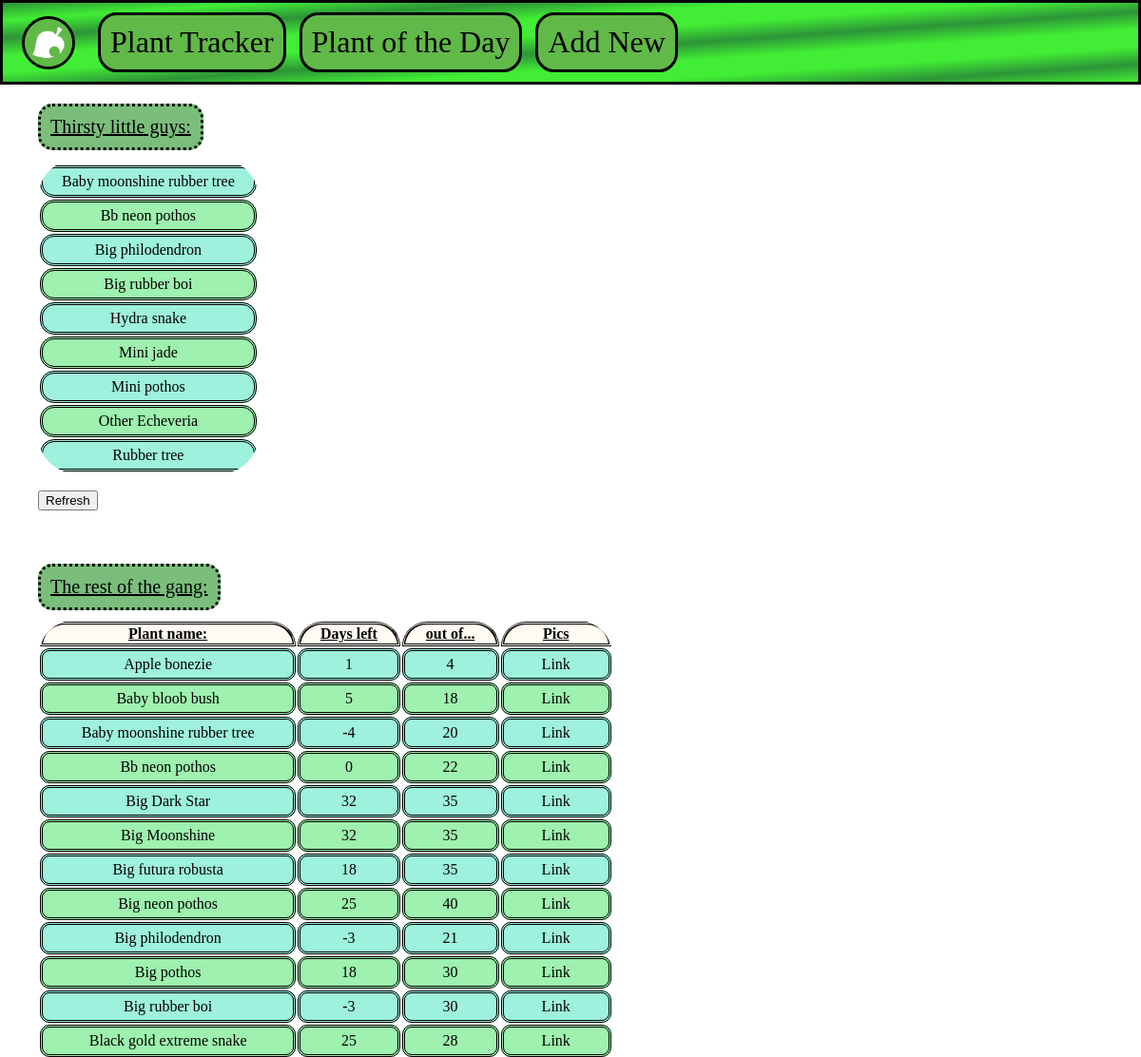
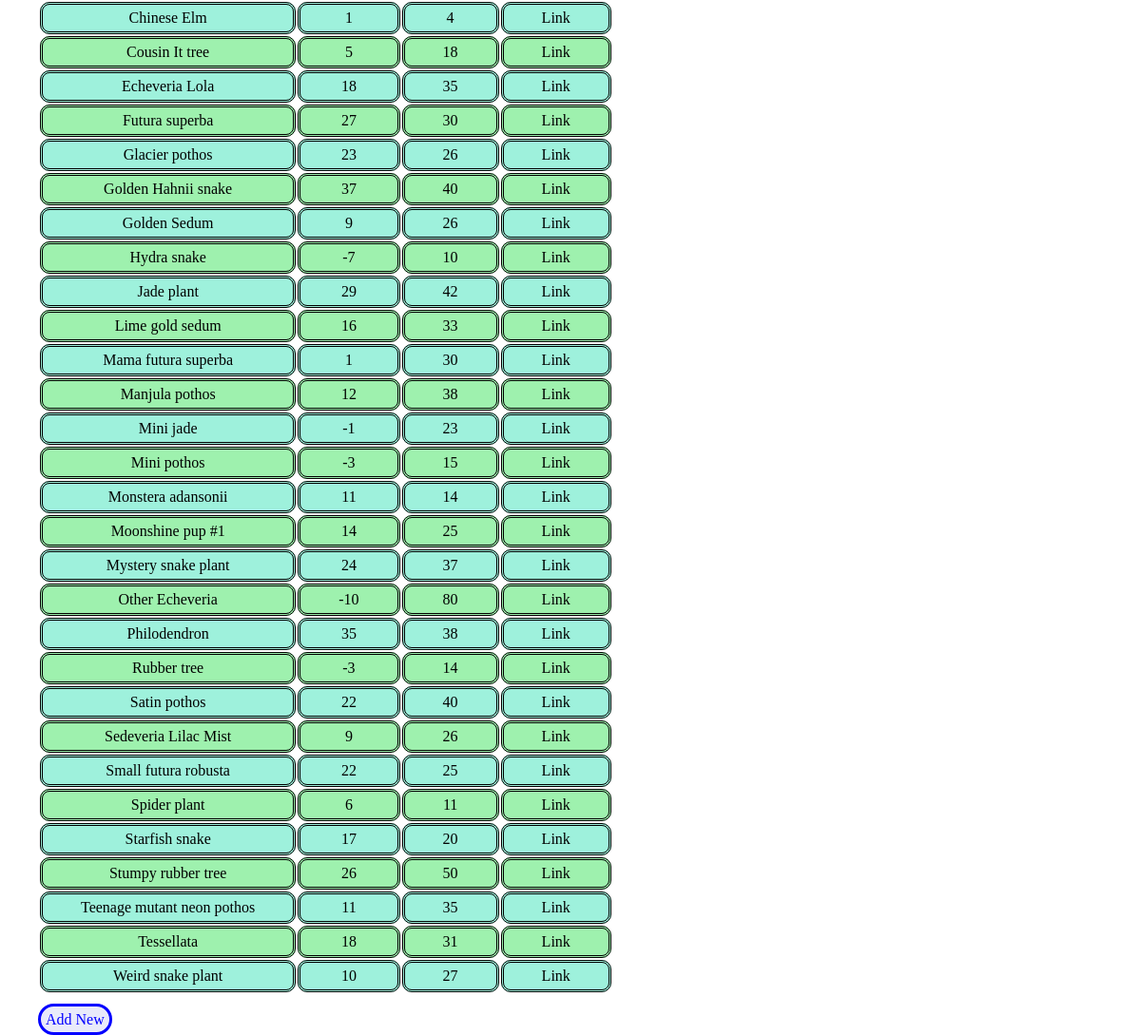
The app's page /plantTracker with its own data (2 pictures, top to bottom).
### tables this page shows
CREATE TABLE plants (
	id INTEGER PRIMARY KEY AUTOINCREMENT,
	name TEXT NOT NULL,
	lastWatered DATE NOT NULL,
	dryOut INTEGER NOT NULL
, remaining TINYINT, timeEllapsed INTEGER);

### homeTracker.py (the view)
@app.route('/plantTracker')
def plantTracker():
	today = dt.datetime.now()
	conn = get_db_connection()
	plants = conn.execute('SELECT * FROM plants ORDER BY name').fetchall()
	thirstyToday = conn.execute('SELECT * FROM plants WHERE remaining < 1 ORDER BY name').fetchall()
	conn.close()
	itsBeen = 0
	for item in thirstyToday:
		lastWatered = dt.datetime.strptime(item[2], '%Y-%m-%d')
		print(lastWatered)
		delta = int(item[3])
		deltaDays = today - lastWatered
		itsBeen = deltaDays.days
	return render_template('plantTracker.html', thirstyToday=thirstyToday, plants=plants, itsBeen=itsBeen)

### homeTracker.py (called while the page is built)
def get_db_connection():
	conn = sqlite3.connect('database.db')
	conn.row_factory = sqlite3.Row
	return conn

### templates/plantTracker.html
{% extends 'base.html' %}
{% block content %}
	<p class="thirsty"><u>Thirsty little guys:</u></p>
	<table class="thirstyTable">
                <th><u></u></th>
		{% for thirstyToday in thirstyToday %}
			{% if loop.index % 2 == 0 %}
				{% set bg_color = '#9EF1AE' %}
			{% else %}
				{% set bg_color = '#9EF1DC' %}
			{% endif %}
                        <tr style="background-color: {{ bg_color }}">
                                <td class="thirstyList">
					<a class="thirstyList" href="{{ url_for('edit', plantName=thirstyToday['name'], source='plantTracker') }}">
						{{ thirstyToday['name'] }}
					</a>
				</td>
                        </tr>
		{% endfor %}
	</table>
	<br>
        <form action="{{ url_for('refreshDb', source='plantTracker') }}">
                <input type="submit" value="Refresh" class="refresh">
        </form>
	<br>
	<br>
	<p class="thirsty"><u>The rest of the gang:</u></p>
	<table class="plantTable">
		<th class="plantsList"><u>Plant name:</u></th>
		<th class="plantsList"><u>Days left</u></th>
                <th class="plantsList"><u>out of...</u></th>
		<th class="plantsList"><u>Pics</u></th>
                {% for plants in plants %}
                        {% if loop.index % 2 == 0 %}
                                {% set bg_color = '#9EF1AE' %}
                        {% else %}
                                {% set bg_color = '#9EF1DC' %}
                        {% endif %}
			<tr style="background-color: {{ bg_color }}">
                                <td class="plantsList">
					<a class="thirstyList" href="{{ url_for('edit', plantName=plants['name'], source='plantTracker') }}">
						{{ plants['name'] }}
					</a>
				</td>
				<td class="plantsList">
					{{ plants['remaining'] }}
				</td>
                                <td class="plantsList">
					{{ plants['dryOut'] }}
				</td>
                                <td class="plantsList">
					<a class="thirstyList" href="{{ url_for('viewPics', plantName=plants['name'], source='plantTracker') }}">
						Link
					</a>
				</td>
                        </tr>
                {% endfor %}
        </table>
	<br>
	<a href="{{ url_for('addNew') }}" class="button">Add New</a>
{% endblock %}

### templates/base.html (shortened to what this page needs)
<!DOCTYPE html>
<html lang="en">
<head>
	<link rel="stylesheet" type="text/css" href="{{ url_for('static', filename='styles.css') }}" />
</head>
<body class="body">
	<nav class="mainNav">
		<a href="{{ url_for('index') }}"> <img class="logo" src="{{ url_for('static', filename='nook.png') }}"></a>
		<a href="{{ url_for('plantTracker') }}" class="mainNav">Plant Tracker</a>
		<a href="{{ url_for('pod') }}" class="mainNav"> Plant of the Day </a>
		<a href="{{ url_for('addNew') }}" class="mainNav">Add New</a>
	</nav>
	<div class="content">
		{% block content %} {% endblock %}
	</div>
</body>
</html>

### static/styles.css (style rules this page uses)
.logo { width: 50px; display: inline-block; vertical-align: middle; margin: 0px 10px 0px 20px; border-style: solid; border-radius: 50px; border-color: black; }
nav.mainNav { background-image: linear-gradient(to bottom right, rgb(45, 148, 55), rgb(65, 237, 53), rgba(45, 148, 55), rgb(65, 237, 53), rgb(65, 237, 53), rgba(45, 148, 55), rgb(65, 237, 53), rgb(65, 237, 53), rgba(45, 148, 55), rgb(65, 237, 53)); padding: 10px 0px 10px 0px; border: solid; }
a.mainNav { color: black; font-size: 2em; display: inline-block; vertical-align: middle; margin-left: 10px; margin-top: 0px; margin-bottom: 0px; text-decoration: none; background-color: rgb(97, 185, 72); padding: 10px 10px 10px 10px; border-radius: 20px; border-style: solid; border-color: black; }
body.body { background-image: url("plantBackground.jpg"); margin: 0px; background-size: 100%; }
p.thirsty { margin: 20px 0px 10px 40px; padding: 10px 10px 10px 10px; font-size: 1.25em; background-color: rgb(123, 190, 124); display: inline-block; border: dotted; border-radius: 15px; }
.thirstyTable { margin-left: 40px; border-radius: 40px; overflow: hidden; }
td.thirstyList { padding: 5px 20px 5px 20px; text-align: center; border: double; border-radius: 15px; }
a.thirstyList { color: inherit; text-decoration: none; }
.plantTable { margin-left: 40px; border-radius: 40px 40px 15px 15px; overflow: hidden; }
th.plantsList { background-color: rgb(255, 251, 242); border: double; border-radius: 30px 30px 0px 0px; }
td.plantsList { padding: 5px 40px 5px 40px; text-align: center; border: double; border-radius: 10px; }
.refresh { margin-left: 40px; }
a.button { text-decoration: none; border: solid; border-color: #0400FF; margin-left: 40px; padding: 5px 5px 5px 5px; color: #0400FF; border-radius: 20px; background-color: #e9eafa; }

### records on screen
plants: name "Baby moonshine rubber tree", remaining "-4", dryOut "20"
plants: name "Bb neon pothos", remaining "0", dryOut "22"
plants: name "Big philodendron", remaining "-3", dryOut "21"
plants: name "Big rubber boi", remaining "-3", dryOut "30"
plants: name "Hydra snake", remaining "-7", dryOut "10"
plants: name "Mini jade", remaining "-1", dryOut "23"
plants: name "Mini pothos", remaining "-3", dryOut "15"
plants: name "Other Echeveria", remaining "-10", dryOut "80"
plants: name "Rubber tree", remaining "-3", dryOut "14"
plants: name "Apple bonezie", remaining "1", dryOut "4"
plants: name "Baby bloob bush", remaining "5", dryOut "18"
plants: name "Big Dark Star", remaining "32", dryOut "35"
plants: name "Big Moonshine", remaining "32", dryOut "35"
plants: name "Big futura robusta", remaining "18", dryOut "35"
plants: name "Big neon pothos", remaining "25", dryOut "40"
plants: name "Big pothos", remaining "18", dryOut "30"
plants: name "Black gold extreme snake", remaining "25", dryOut "28"
plants: name "Chinese Elm", remaining "1", dryOut "4"
plants: name "Cousin It tree", remaining "5", dryOut "18"
plants: name "Echeveria Lola", remaining "18", dryOut "35"
plants: name "Futura superba", remaining "27", dryOut "30"
plants: name "Glacier pothos", remaining "23", dryOut "26"
plants: name "Golden Hahnii snake", remaining "37", dryOut "40"
plants: name "Golden Sedum", remaining "9", dryOut "26"
plants: name "Jade plant", remaining "29", dryOut "42"
plants: name "Lime gold sedum", remaining "16", dryOut "33"
plants: name "Mama futura superba", remaining "1", dryOut "30"
plants: name "Manjula pothos", remaining "12", dryOut "38"
plants: name "Monstera adansonii", remaining "11", dryOut "14"
plants: name "Moonshine pup #1", remaining "14", dryOut "25"
plants: name "Mystery snake plant", remaining "24", dryOut "37"
plants: name "Philodendron", remaining "35", dryOut "38"
plants: name "Satin pothos", remaining "22", dryOut "40"
plants: name "Sedeveria Lilac Mist", remaining "9", dryOut "26"
plants: name "Small futura robusta", remaining "22", dryOut "25"
plants: name "Spider plant", remaining "6", dryOut "11"
plants: name "Starfish snake", remaining "17", dryOut "20"
plants: name "Stumpy rubber tree", remaining "26", dryOut "50"
plants: name "Teenage mutant neon pothos", remaining "11", dryOut "35"
plants: name "Tessellata", remaining "18", dryOut "31"
plants: name "Weird snake plant", remaining "10", dryOut "27"
